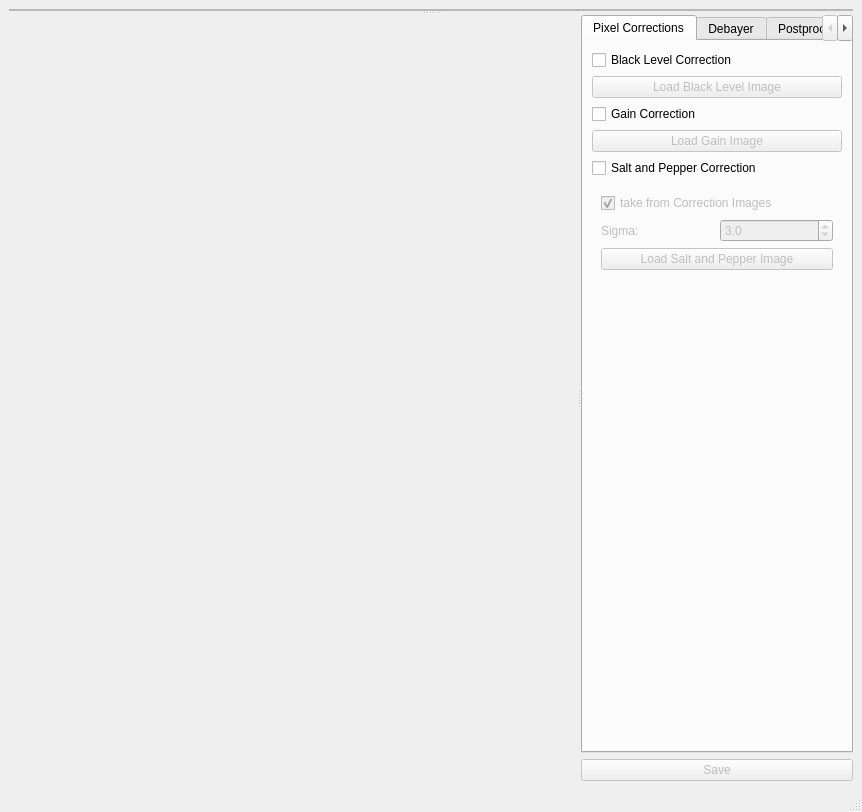
<?xml version="1.0" encoding="UTF-8"?>
<ui version="4.0">
 <class>MainWindow</class>
 <widget class="QMainWindow" name="MainWindow">
  <property name="geometry">
   <rect>
    <x>0</x>
    <y>0</y>
    <width>862</width>
    <height>812</height>
   </rect>
  </property>
  <property name="windowTitle">
   <string>MainWindow</string>
  </property>
  <widget class="QWidget" name="centralwidget">
   <layout class="QVBoxLayout" name="verticalLayout_2">
    <item>
     <widget class="QWidget" name="widget_2" native="true">
      <layout class="QVBoxLayout" name="verticalLayout_3">
       <property name="leftMargin">
        <number>0</number>
       </property>
       <property name="topMargin">
        <number>0</number>
       </property>
       <property name="rightMargin">
        <number>0</number>
       </property>
       <property name="bottomMargin">
        <number>0</number>
       </property>
       <item>
        <widget class="QSplitter" name="splitter_2">
         <property name="orientation">
          <enum>Qt::Vertical</enum>
         </property>
         <widget class="QFrame" name="frame_DirBrowser">
          <property name="frameShape">
           <enum>QFrame::StyledPanel</enum>
          </property>
          <property name="frameShadow">
           <enum>QFrame::Raised</enum>
          </property>
          <layout class="QVBoxLayout" name="verticalLayout_4">
           <property name="leftMargin">
            <number>0</number>
           </property>
           <property name="topMargin">
            <number>0</number>
           </property>
           <property name="rightMargin">
            <number>0</number>
           </property>
           <property name="bottomMargin">
            <number>0</number>
           </property>
           <item>
            <widget class="DirBrowserWidget" name="widget_DirBrowser" native="true"/>
           </item>
          </layout>
         </widget>
         <widget class="QSplitter" name="splitter">
          <property name="orientation">
           <enum>Qt::Horizontal</enum>
          </property>
          <widget class="ImageView" name="ImageView_Preview" native="true">
           <property name="sizePolicy">
            <sizepolicy hsizetype="MinimumExpanding" vsizetype="Preferred">
             <horstretch>5</horstretch>
             <verstretch>0</verstretch>
            </sizepolicy>
           </property>
          </widget>
          <widget class="QWidget" name="widget" native="true">
           <layout class="QVBoxLayout" name="verticalLayout">
            <item>
             <widget class="QTabWidget" name="tabWidget_ParamControls">
              <property name="currentIndex">
               <number>0</number>
              </property>
              <widget class="QWidget" name="PixelCorrections">
               <attribute name="title">
                <string>Pixel Corrections</string>
               </attribute>
               <layout class="QGridLayout" name="gridLayout_2">
                <item row="1" column="0">
                 <widget class="QPushButton" name="pushButton_loadBlackLevelImage">
                  <property name="enabled">
                   <bool>false</bool>
                  </property>
                  <property name="text">
                   <string>Load Black Level Image</string>
                  </property>
                 </widget>
                </item>
                <item row="0" column="0">
                 <widget class="QCheckBox" name="checkBox_doBlackLevelCorrection">
                  <property name="text">
                   <string>Black Level Correction</string>
                  </property>
                 </widget>
                </item>
                <item row="2" column="0">
                 <widget class="QCheckBox" name="checkBox_doGainCorrection">
                  <property name="text">
                   <string>Gain Correction</string>
                  </property>
                 </widget>
                </item>
                <item row="4" column="0">
                 <widget class="QCheckBox" name="checkBox_doSaltAndPepperCorrection">
                  <property name="text">
                   <string>Salt and Pepper Correction</string>
                  </property>
                 </widget>
                </item>
                <item row="3" column="0">
                 <widget class="QPushButton" name="pushButton_loadGainImage">
                  <property name="enabled">
                   <bool>false</bool>
                  </property>
                  <property name="text">
                   <string>Load Gain Image</string>
                  </property>
                 </widget>
                </item>
                <item row="6" column="0">
                 <spacer name="verticalSpacer">
                  <property name="orientation">
                   <enum>Qt::Vertical</enum>
                  </property>
                  <property name="sizeHint" stdset="0">
                   <size>
                    <width>20</width>
                    <height>142</height>
                   </size>
                  </property>
                 </spacer>
                </item>
                <item row="5" column="0">
                 <widget class="QWidget" name="widget_4" native="true">
                  <property name="enabled">
                   <bool>false</bool>
                  </property>
                  <layout class="QGridLayout" name="gridLayout">
                   <item row="0" column="0" colspan="2">
                    <widget class="QCheckBox" name="checkBox_takeSaltAndPepperFromImages">
                     <property name="text">
                      <string>take from Correction Images</string>
                     </property>
                     <property name="checked">
                      <bool>true</bool>
                     </property>
                    </widget>
                   </item>
                   <item row="1" column="0">
                    <widget class="QLabel" name="label">
                     <property name="text">
                      <string>Sigma:</string>
                     </property>
                    </widget>
                   </item>
                   <item row="1" column="1">
                    <widget class="QDoubleSpinBox" name="doubleSpinBox_SaltAndPepperSigma">
                     <property name="decimals">
                      <number>1</number>
                     </property>
                     <property name="singleStep">
                      <double>0.100000000000000</double>
                     </property>
                     <property name="value">
                      <double>3.000000000000000</double>
                     </property>
                    </widget>
                   </item>
                   <item row="2" column="0" colspan="2">
                    <widget class="QPushButton" name="pushButton_loadSaltAndPepperImage">
                     <property name="enabled">
                      <bool>false</bool>
                     </property>
                     <property name="text">
                      <string>Load Salt and Pepper Image</string>
                     </property>
                    </widget>
                   </item>
                  </layout>
                 </widget>
                </item>
               </layout>
              </widget>
              <widget class="QWidget" name="tab_2">
               <attribute name="title">
                <string>Debayer</string>
               </attribute>
               <layout class="QGridLayout" name="gridLayout_3">
                <item row="1" column="0">
                 <widget class="QLabel" name="label_3">
                  <property name="text">
                   <string>Algo:</string>
                  </property>
                 </widget>
                </item>
                <item row="3" column="1">
                 <widget class="QLabel" name="label_6">
                  <property name="text">
                   <string>G:</string>
                  </property>
                 </widget>
                </item>
                <item row="0" column="1" colspan="2">
                 <widget class="QComboBox" name="comboBox_BayerPattern">
                  <item>
                   <property name="text">
                    <string>auto</string>
                   </property>
                  </item>
                  <item>
                   <property name="text">
                    <string>RGGB</string>
                   </property>
                  </item>
                  <item>
                   <property name="text">
                    <string>BGGR</string>
                   </property>
                  </item>
                  <item>
                   <property name="text">
                    <string>GRBG</string>
                   </property>
                  </item>
                  <item>
                   <property name="text">
                    <string>GBRG</string>
                   </property>
                  </item>
                 </widget>
                </item>
                <item row="2" column="1">
                 <widget class="QLabel" name="label_5">
                  <property name="text">
                   <string>R:</string>
                  </property>
                 </widget>
                </item>
                <item row="4" column="1">
                 <widget class="QLabel" name="label_7">
                  <property name="text">
                   <string>B:</string>
                  </property>
                 </widget>
                </item>
                <item row="2" column="2">
                 <widget class="QDoubleSpinBox" name="doubleSpinBox_GainR">
                  <property name="singleStep">
                   <double>0.100000000000000</double>
                  </property>
                  <property name="value">
                   <double>1.500000000000000</double>
                  </property>
                 </widget>
                </item>
                <item row="0" column="0">
                 <widget class="QLabel" name="label_2">
                  <property name="text">
                   <string>Patter:</string>
                  </property>
                 </widget>
                </item>
                <item row="4" column="2">
                 <widget class="QDoubleSpinBox" name="doubleSpinBox_GainB">
                  <property name="singleStep">
                   <double>0.100000000000000</double>
                  </property>
                  <property name="value">
                   <double>1.500000000000000</double>
                  </property>
                 </widget>
                </item>
                <item row="1" column="1" colspan="2">
                 <widget class="QComboBox" name="comboBox_DebayerAlgo">
                  <item>
                   <property name="text">
                    <string>bilinear</string>
                   </property>
                  </item>
                  <item>
                   <property name="text">
                    <string>Malvar2004</string>
                   </property>
                  </item>
                  <item>
                   <property name="text">
                    <string>Menon2007</string>
                   </property>
                  </item>
                  <item>
                   <property name="text">
                    <string>DDFAPD</string>
                   </property>
                  </item>
                 </widget>
                </item>
                <item row="3" column="2">
                 <widget class="QDoubleSpinBox" name="doubleSpinBox_GainG">
                  <property name="singleStep">
                   <double>0.100000000000000</double>
                  </property>
                  <property name="value">
                   <double>1.000000000000000</double>
                  </property>
                 </widget>
                </item>
                <item row="2" column="0">
                 <widget class="QLabel" name="label_4">
                  <property name="text">
                   <string>Weights:</string>
                  </property>
                 </widget>
                </item>
                <item row="5" column="1">
                 <spacer name="verticalSpacer_2">
                  <property name="orientation">
                   <enum>Qt::Vertical</enum>
                  </property>
                  <property name="sizeHint" stdset="0">
                   <size>
                    <width>20</width>
                    <height>40</height>
                   </size>
                  </property>
                 </spacer>
                </item>
               </layout>
              </widget>
              <widget class="QWidget" name="tab">
               <attribute name="title">
                <string>Postprocess</string>
               </attribute>
               <layout class="QGridLayout" name="gridLayout_4">
                <item row="8" column="0">
                 <widget class="QLabel" name="label_10">
                  <property name="text">
                   <string>Rotate:</string>
                  </property>
                 </widget>
                </item>
                <item row="5" column="2">
                 <widget class="QDoubleSpinBox" name="doubleSpinBox_OutOffset">
                  <property name="enabled">
                   <bool>false</bool>
                  </property>
                  <property name="decimals">
                   <number>3</number>
                  </property>
                  <property name="minimum">
                   <double>-100000.000000000000000</double>
                  </property>
                  <property name="maximum">
                   <double>100000.000000000000000</double>
                  </property>
                  <property name="singleStep">
                   <double>0.010000000000000</double>
                  </property>
                 </widget>
                </item>
                <item row="11" column="2">
                 <spacer name="verticalSpacer_3">
                  <property name="orientation">
                   <enum>Qt::Vertical</enum>
                  </property>
                  <property name="sizeHint" stdset="0">
                   <size>
                    <width>20</width>
                    <height>340</height>
                   </size>
                  </property>
                 </spacer>
                </item>
                <item row="1" column="0">
                 <widget class="QLabel" name="label_13">
                  <property name="text">
                   <string>Value Range:</string>
                  </property>
                 </widget>
                </item>
                <item row="6" column="2">
                 <widget class="QDoubleSpinBox" name="doubleSpinBox_OutGain">
                  <property name="enabled">
                   <bool>false</bool>
                  </property>
                  <property name="decimals">
                   <number>3</number>
                  </property>
                  <property name="minimum">
                   <double>-100000.000000000000000</double>
                  </property>
                  <property name="maximum">
                   <double>100000.000000000000000</double>
                  </property>
                  <property name="singleStep">
                   <double>0.100000000000000</double>
                  </property>
                  <property name="value">
                   <double>1.000000000000000</double>
                  </property>
                 </widget>
                </item>
                <item row="9" column="0">
                 <widget class="QLabel" name="label_11">
                  <property name="text">
                   <string>Mirror:</string>
                  </property>
                 </widget>
                </item>
                <item row="8" column="1">
                 <widget class="QComboBox" name="comboBox_Rotation">
                  <item>
                   <property name="text">
                    <string>0deg</string>
                   </property>
                  </item>
                  <item>
                   <property name="text">
                    <string>90deg</string>
                   </property>
                  </item>
                  <item>
                   <property name="text">
                    <string>180deg</string>
                   </property>
                  </item>
                  <item>
                   <property name="text">
                    <string>270deg</string>
                   </property>
                  </item>
                 </widget>
                </item>
                <item row="1" column="1" colspan="2">
                 <widget class="QCheckBox" name="checkBox_AutoScale">
                  <property name="text">
                   <string>Autoscale</string>
                  </property>
                  <property name="checked">
                   <bool>true</bool>
                  </property>
                 </widget>
                </item>
                <item row="9" column="1">
                 <widget class="QCheckBox" name="checkBox_flipH">
                  <property name="text">
                   <string>flip H</string>
                  </property>
                 </widget>
                </item>
                <item row="6" column="1">
                 <widget class="QLabel" name="label_9">
                  <property name="text">
                   <string>Gain:</string>
                  </property>
                 </widget>
                </item>
                <item row="5" column="1">
                 <widget class="QLabel" name="label_8">
                  <property name="text">
                   <string>Offset:</string>
                  </property>
                 </widget>
                </item>
                <item row="10" column="1">
                 <widget class="QCheckBox" name="checkBox_flipV">
                  <property name="text">
                   <string>flip V</string>
                  </property>
                 </widget>
                </item>
                <item row="7" column="1">
                 <widget class="QDoubleSpinBox" name="doubleSpinBox_Gamma">
                  <property name="minimum">
                   <double>0.100000000000000</double>
                  </property>
                  <property name="maximum">
                   <double>10.000000000000000</double>
                  </property>
                  <property name="singleStep">
                   <double>0.100000000000000</double>
                  </property>
                  <property name="value">
                   <double>1.000000000000000</double>
                  </property>
                 </widget>
                </item>
                <item row="4" column="1" colspan="2">
                 <widget class="QLabel" name="label_AutoscaleParams">
                  <property name="text">
                   <string>offset: -, gain: -</string>
                  </property>
                 </widget>
                </item>
                <item row="7" column="0">
                 <widget class="QLabel" name="label_12">
                  <property name="text">
                   <string>Gamma:</string>
                  </property>
                 </widget>
                </item>
                <item row="2" column="2">
                 <widget class="QDoubleSpinBox" name="doubleSpinBox_minPercentile">
                  <property name="singleStep">
                   <double>0.100000000000000</double>
                  </property>
                  <property name="value">
                   <double>0.100000000000000</double>
                  </property>
                 </widget>
                </item>
                <item row="2" column="1">
                 <widget class="QLabel" name="label_14">
                  <property name="text">
                   <string>percentiles:</string>
                  </property>
                 </widget>
                </item>
                <item row="3" column="2">
                 <widget class="QDoubleSpinBox" name="doubleSpinBox_maxPercentile">
                  <property name="singleStep">
                   <double>0.100000000000000</double>
                  </property>
                  <property name="value">
                   <double>1.000000000000000</double>
                  </property>
                 </widget>
                </item>
               </layout>
              </widget>
             </widget>
            </item>
            <item>
             <widget class="QWidget" name="widget_3" native="true">
              <property name="sizePolicy">
               <sizepolicy hsizetype="Preferred" vsizetype="Maximum">
                <horstretch>0</horstretch>
                <verstretch>0</verstretch>
               </sizepolicy>
              </property>
              <layout class="QHBoxLayout" name="horizontalLayout">
               <property name="leftMargin">
                <number>0</number>
               </property>
               <property name="topMargin">
                <number>0</number>
               </property>
               <property name="rightMargin">
                <number>0</number>
               </property>
               <property name="bottomMargin">
                <number>0</number>
               </property>
               <item>
                <widget class="QPushButton" name="pushButton_SaveImg">
                 <property name="enabled">
                  <bool>false</bool>
                 </property>
                 <property name="text">
                  <string>Save</string>
                 </property>
                </widget>
               </item>
              </layout>
             </widget>
            </item>
           </layout>
          </widget>
         </widget>
        </widget>
       </item>
      </layout>
     </widget>
    </item>
   </layout>
  </widget>
  <widget class="QMenuBar" name="menubar">
   <property name="geometry">
    <rect>
     <x>0</x>
     <y>0</y>
     <width>862</width>
     <height>26</height>
    </rect>
   </property>
  </widget>
  <widget class="QStatusBar" name="statusbar"/>
 </widget>
 <customwidgets>
  <customwidget>
   <class>ImageView</class>
   <extends>QWidget</extends>
   <header>pyqtgraph</header>
   <container>1</container>
  </customwidget>
  <customwidget>
   <class>DirBrowserWidget</class>
   <extends>QWidget</extends>
   <header>HubblePi.viewer.DirBrowserWidget</header>
   <container>1</container>
  </customwidget>
 </customwidgets>
 <resources/>
 <connections>
  <connection>
   <sender>checkBox_takeSaltAndPepperFromImages</sender>
   <signal>toggled(bool)</signal>
   <receiver>doubleSpinBox_SaltAndPepperSigma</receiver>
   <slot>setEnabled(bool)</slot>
   <hints>
    <hint type="sourcelabel">
     <x>783</x>
     <y>283</y>
    </hint>
    <hint type="destinationlabel">
     <x>783</x>
     <y>312</y>
    </hint>
   </hints>
  </connection>
  <connection>
   <sender>checkBox_doGainCorrection</sender>
   <signal>toggled(bool)</signal>
   <receiver>pushButton_loadGainImage</receiver>
   <slot>setEnabled(bool)</slot>
   <hints>
    <hint type="sourcelabel">
     <x>794</x>
     <y>183</y>
    </hint>
    <hint type="destinationlabel">
     <x>794</x>
     <y>218</y>
    </hint>
   </hints>
  </connection>
  <connection>
   <sender>checkBox_doSaltAndPepperCorrection</sender>
   <signal>toggled(bool)</signal>
   <receiver>widget_4</receiver>
   <slot>setEnabled(bool)</slot>
   <hints>
    <hint type="sourcelabel">
     <x>794</x>
     <y>245</y>
    </hint>
    <hint type="destinationlabel">
     <x>705</x>
     <y>313</y>
    </hint>
   </hints>
  </connection>
  <connection>
   <sender>checkBox_takeSaltAndPepperFromImages</sender>
   <signal>toggled(bool)</signal>
   <receiver>pushButton_loadSaltAndPepperImage</receiver>
   <slot>setDisabled(bool)</slot>
   <hints>
    <hint type="sourcelabel">
     <x>783</x>
     <y>283</y>
    </hint>
    <hint type="destinationlabel">
     <x>783</x>
     <y>347</y>
    </hint>
   </hints>
  </connection>
  <connection>
   <sender>checkBox_doBlackLevelCorrection</sender>
   <signal>toggled(bool)</signal>
   <receiver>pushButton_loadBlackLevelImage</receiver>
   <slot>setEnabled(bool)</slot>
   <hints>
    <hint type="sourcelabel">
     <x>794</x>
     <y>121</y>
    </hint>
    <hint type="destinationlabel">
     <x>794</x>
     <y>156</y>
    </hint>
   </hints>
  </connection>
  <connection>
   <sender>checkBox_AutoScale</sender>
   <signal>toggled(bool)</signal>
   <receiver>doubleSpinBox_OutOffset</receiver>
   <slot>setDisabled(bool)</slot>
   <hints>
    <hint type="sourcelabel">
     <x>794</x>
     <y>121</y>
    </hint>
    <hint type="destinationlabel">
     <x>794</x>
     <y>231</y>
    </hint>
   </hints>
  </connection>
  <connection>
   <sender>checkBox_AutoScale</sender>
   <signal>toggled(bool)</signal>
   <receiver>doubleSpinBox_OutGain</receiver>
   <slot>setDisabled(bool)</slot>
   <hints>
    <hint type="sourcelabel">
     <x>794</x>
     <y>121</y>
    </hint>
    <hint type="destinationlabel">
     <x>794</x>
     <y>260</y>
    </hint>
   </hints>
  </connection>
  <connection>
   <sender>checkBox_AutoScale</sender>
   <signal>toggled(bool)</signal>
   <receiver>label_AutoscaleParams</receiver>
   <slot>setEnabled(bool)</slot>
   <hints>
    <hint type="sourcelabel">
     <x>707</x>
     <y>114</y>
    </hint>
    <hint type="destinationlabel">
     <x>665</x>
     <y>192</y>
    </hint>
   </hints>
  </connection>
  <connection>
   <sender>checkBox_AutoScale</sender>
   <signal>toggled(bool)</signal>
   <receiver>label_14</receiver>
   <slot>setEnabled(bool)</slot>
   <hints>
    <hint type="sourcelabel">
     <x>648</x>
     <y>116</y>
    </hint>
    <hint type="destinationlabel">
     <x>646</x>
     <y>140</y>
    </hint>
   </hints>
  </connection>
  <connection>
   <sender>checkBox_AutoScale</sender>
   <signal>toggled(bool)</signal>
   <receiver>doubleSpinBox_minPercentile</receiver>
   <slot>setEnabled(bool)</slot>
   <hints>
    <hint type="sourcelabel">
     <x>725</x>
     <y>118</y>
    </hint>
    <hint type="destinationlabel">
     <x>724</x>
     <y>137</y>
    </hint>
   </hints>
  </connection>
  <connection>
   <sender>checkBox_AutoScale</sender>
   <signal>toggled(bool)</signal>
   <receiver>doubleSpinBox_maxPercentile</receiver>
   <slot>setEnabled(bool)</slot>
   <hints>
    <hint type="sourcelabel">
     <x>752</x>
     <y>117</y>
    </hint>
    <hint type="destinationlabel">
     <x>748</x>
     <y>163</y>
    </hint>
   </hints>
  </connection>
 </connections>
</ui>
